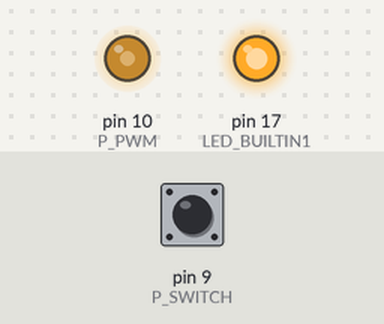
The program below on a simulated Arduino Micro, built with avr-gcc and run on an emulated ATmega32U4. On the bench: output pins drawn as LEDs (lit = HIGH). The inputs (shaded band) are chosen by the test bench; at power-on: pin 9 (P_SWITCH) HIGH.

Above: at 1.2 s.
1.3 s: pin 9 (P_SWITCH) pulled LOW for 0.15 s
At 1.37 s:
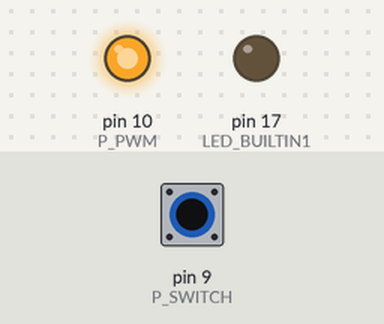
2.9 s: pin 9 (P_SWITCH) pulled LOW for 3.2 s
At 6.4 s:
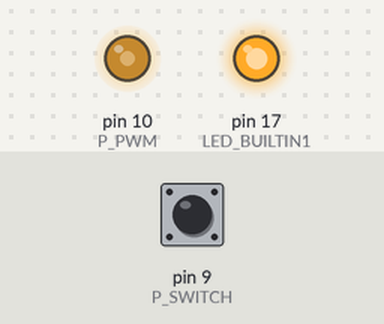
Timing chart, 0 to 7.9 s (numbered marks = the images above; inputs shaded):
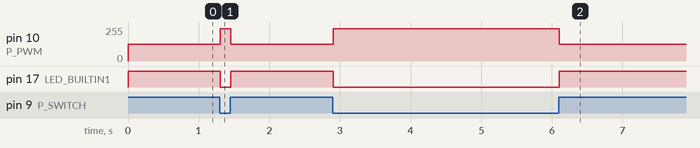

Measured:
- after the input at 1.3 s, pin 10 (P_PWM): 127/255 → 242/255 at once, → 127/255 0.15 s later; pin 17 (LED_BUILTIN1): HIGH → LOW at once, → HIGH 0.15 s later
- after the input at 2.9 s, pin 10 (P_PWM): 127/255 → 242/255 at once, → 127/255 3.2 s later; pin 17 (LED_BUILTIN1): HIGH → LOW at once, → HIGH 3.2 s later

The program:

main.cpp
```cpp
/**
 * Blink
 *
 * Turns on an LED on for one second,
 * then off for one second, repeatedly.
 */
#include "Arduino.h"


#define LED_BUILTIN1 17
#define LED_BUILTIN2 30
#define P_SWITCH 9
#define P_PWM 10
// clock select 16MHz/256(clock div)/125(counter top) = 500[Hz]
void setup()
{
  // PWM setup
  pinMode(P_PWM, OUTPUT); // OCR1 output

  //switch setup
  pinMode(P_SWITCH, INPUT_PULLUP); //switch pin

  //debug
  pinMode(LED_BUILTIN1, OUTPUT);
}

void loop()
{
    if (digitalRead(P_SWITCH) == LOW){
	analogWrite(P_PWM, 242);// 95% pwm
	digitalWrite(LED_BUILTIN1, LOW);
    } else {
	analogWrite(P_PWM, 127);// 50% pwm
	digitalWrite(LED_BUILTIN1, HIGH);
    }
    delay(10);
}
```
